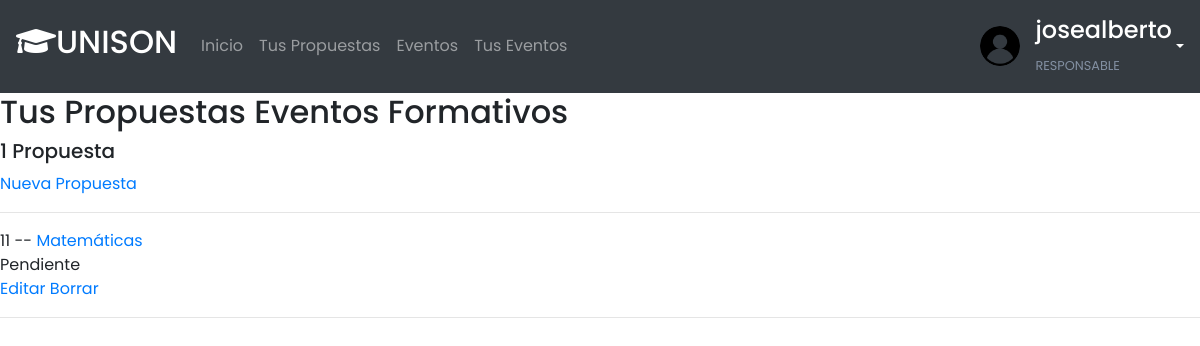
/PropuestasEventosFormativos/ (signed in), run on an earlier commit of the app's database.
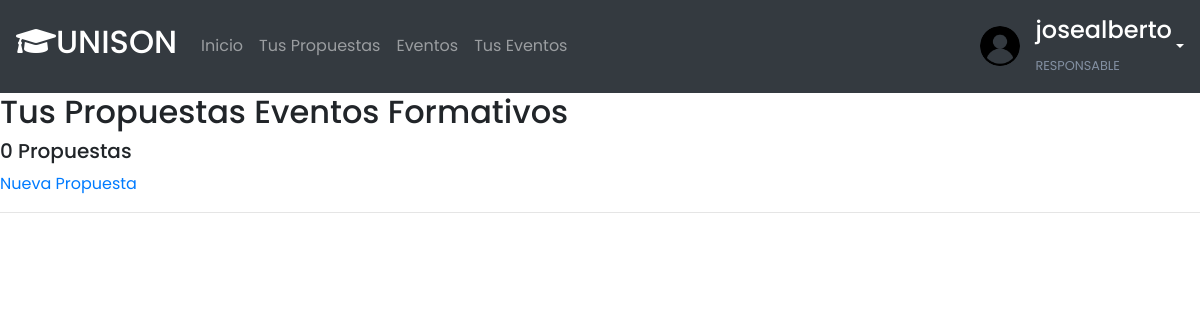
And on a later commit of the database.
### eventos/models.py (models this page shows, shortened)
class Evento(models.Model):
    nombre = models.CharField(max_length=200)
    TIPO_EVENTOS = (
            ('Diplomado','Diplomado'),
            ('Curso','Curso'),
            ('Taller','Taller'),
            ('Programa Especial','Programa Especial')
        )
    TipoEventos =  models.CharField(max_length=30,null=True,choices=TIPO_EVENTOS)
    TIPO_MODALIDAD = (
            ('En Linea', 'En Linea'),
            ('Presencial','Presencial'),
            ('Mixta','Mixta')
        )
    modalidad = models.CharField(max_length=30,null=True,choices=TIPO_MODALIDAD)
    objetivos = models.TextField(null=True)
    experiencias = models.TextField(null=True)
    contenido = models.TextField(null=True)
    recursos_y_materiales = models.TextField(null=True,blank=True)
    Estrategias_de_Evaluacion = models.TextField(null=True)
    Duracion_en_horas = models.PositiveIntegerField(default=1,validators=[MinValueValidator(10), MaxValueValidator(400)])
    Fecha_de_Inicio = models.DateField()
    Fecha_de_Fin = models.DateField()
    Referencias_y_bibliografia = models.TextField(null=True,blank=True)
    Utilidad_y_Oportunidad_del_programa = models.TextField(null=True)
    Cupo_Maximo = models.PositiveIntegerField(default=1,validators=[MinValueValidator(1), MaxValueValidator(200)])
    Requisistos_de_Acreditacion = models.TextField(null=True)
    Experiencia_y_pericia_de_Instructores = models.TextField(null=True)
    Dirigido_a = models.TextField(null=True)
    Requisitos_de_Participacion = models.TextField(null=True)
    Curriculum_de_los_Instructores = models.TextField(null=True)
    Capacidad_de_autofinanciamiento = models.TextField(null=True,blank=True)
    updated = models.DateTimeField(auto_now=True)
    created = models.DateTimeField(auto_now_add=True)
    responsable = models.ForeignKey(Responsable, null=True, on_delete= models.SET_NULL,default=Responsable)
    ESTATUS = (
            ('Aceptado','Aceptado'),
            ('Pendiente','Pendiente'),
            ('Rechazado','Rechazado')
        )
    estatus = models.CharField(max_length=20,default=ESTATUS[1], choices=ESTATUS)
    class Meta:
        ordering = ['created']

### eventos/decorators.py (the view)
        def wrapper_func(request,*args,**kwargs):
            group = None
            if request.user.rol != None:
                group = request.user.rol
            if group in allowed_roles:
                return view_func(request,*args,**kwargs)
            else:
                print(group)
                return HttpResponse('No estás autorizado para entrar a esta dirección')

### eventos/views.py (called while the page is built)
@login_required(login_url='login')
@allowed_users(allowed_roles=['RESPONSABLE'])
def PropuestasEventosFormativos(request):
    responsable = request.user
    eventosformativos = request.user.evento_set.filter(estatus = 'Pendiente')
    propuesta_count = eventosformativos.count()
    context = {'eventosformativos':eventosformativos, 'propuesta_count':propuesta_count,'responsable':responsable}
    return render(request,'PropuestasEventosFormativos.html', context)

### eventos/templates/PropuestasEventosFormativos.html
{% extends 'main.html' %}
{% block content %}
<h2>Tus Propuestas Eventos Formativos</h2>
<h5>{{propuesta_count}} {% if propuesta_count == 1 %} Propuesta {% else %} Propuestas {% endif %}</h5>
<a href="{% url 'createPropuesta' responsable.id %}">Nueva Propuesta</a>
<hr>
{% for evento in eventosformativos %}
<div>
    {{evento.id}} -- <a href="{% url 'Propuesta' evento.id %}">{{evento.nombre}}</a>
    <br>
    {{evento.estatus}}
    <br>
    <a href="{% url 'updatePropuesta' evento.id %}">Editar</a>
    <a href="{% url 'deletePropuesta' evento.id %}">Borrar</a>
    <hr>
</div>
{% endfor %}
{% endblock %}

What changed in the data, as far as the page shows it:
no longer on this page (row edited): Evento: id "11", nombre "Matemáticas", estatus "Pendiente"
Also different on the page:
{{ propuesta_count }}: "1" → "0"
text no longer shown: "Propuesta"
text now shown: "Propuestas"
